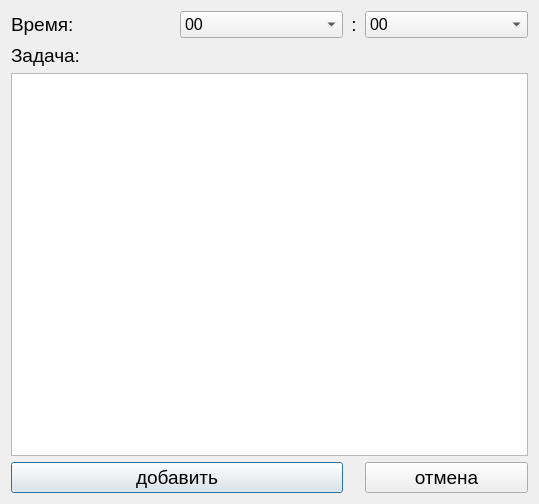
<?xml version="1.0" encoding="UTF-8"?>
<ui version="4.0">
 <class>zametkatime</class>
 <widget class="QDialog" name="zametkatime">
  <property name="geometry">
   <rect>
    <x>0</x>
    <y>0</y>
    <width>539</width>
    <height>504</height>
   </rect>
  </property>
  <property name="windowTitle">
   <string>Dialog</string>
  </property>
  <layout class="QGridLayout" name="gridLayout">
   <item row="0" column="0">
    <widget class="QLabel" name="label">
     <property name="maximumSize">
      <size>
       <width>16777215</width>
       <height>16777215</height>
      </size>
     </property>
     <property name="font">
      <font>
       <pointsize>14</pointsize>
      </font>
     </property>
     <property name="text">
      <string>Время:</string>
     </property>
    </widget>
   </item>
   <item row="0" column="1">
    <widget class="QComboBox" name="comboBox_2">
     <property name="font">
      <font>
       <pointsize>12</pointsize>
      </font>
     </property>
     <property name="currentText">
      <string>08</string>
     </property>
     <item>
      <property name="text">
       <string>00</string>
      </property>
     </item>
     <item>
      <property name="text">
       <string>01</string>
      </property>
     </item>
     <item>
      <property name="text">
       <string>02</string>
      </property>
     </item>
     <item>
      <property name="text">
       <string>03</string>
      </property>
     </item>
     <item>
      <property name="text">
       <string>04</string>
      </property>
     </item>
     <item>
      <property name="text">
       <string>05</string>
      </property>
     </item>
     <item>
      <property name="text">
       <string>06</string>
      </property>
     </item>
     <item>
      <property name="text">
       <string>07</string>
      </property>
     </item>
     <item>
      <property name="text">
       <string>08</string>
      </property>
     </item>
     <item>
      <property name="text">
       <string>09</string>
      </property>
     </item>
     <item>
      <property name="text">
       <string>10</string>
      </property>
     </item>
     <item>
      <property name="text">
       <string>11</string>
      </property>
     </item>
     <item>
      <property name="text">
       <string>12</string>
      </property>
     </item>
     <item>
      <property name="text">
       <string>13</string>
      </property>
     </item>
     <item>
      <property name="text">
       <string>14</string>
      </property>
     </item>
     <item>
      <property name="text">
       <string>15</string>
      </property>
     </item>
     <item>
      <property name="text">
       <string>16</string>
      </property>
     </item>
     <item>
      <property name="text">
       <string>17</string>
      </property>
     </item>
     <item>
      <property name="text">
       <string>18</string>
      </property>
     </item>
     <item>
      <property name="text">
       <string>19</string>
      </property>
     </item>
     <item>
      <property name="text">
       <string>20</string>
      </property>
     </item>
     <item>
      <property name="text">
       <string>21</string>
      </property>
     </item>
     <item>
      <property name="text">
       <string>22</string>
      </property>
     </item>
     <item>
      <property name="text">
       <string>23</string>
      </property>
     </item>
    </widget>
   </item>
   <item row="0" column="2">
    <widget class="QLabel" name="label_2">
     <property name="maximumSize">
      <size>
       <width>10</width>
       <height>16777215</height>
      </size>
     </property>
     <property name="font">
      <font>
       <pointsize>14</pointsize>
      </font>
     </property>
     <property name="text">
      <string>:</string>
     </property>
     <property name="alignment">
      <set>Qt::AlignCenter</set>
     </property>
    </widget>
   </item>
   <item row="0" column="3">
    <widget class="QComboBox" name="comboBox">
     <property name="font">
      <font>
       <pointsize>12</pointsize>
      </font>
     </property>
     <property name="currentText">
      <string>00</string>
     </property>
     <property name="minimumContentsLength">
      <number>0</number>
     </property>
     <item>
      <property name="text">
       <string>00</string>
      </property>
     </item>
     <item>
      <property name="text">
       <string>01</string>
      </property>
     </item>
     <item>
      <property name="text">
       <string>02</string>
      </property>
     </item>
     <item>
      <property name="text">
       <string>03</string>
      </property>
     </item>
     <item>
      <property name="text">
       <string>04</string>
      </property>
     </item>
     <item>
      <property name="text">
       <string>05</string>
      </property>
     </item>
     <item>
      <property name="text">
       <string>06</string>
      </property>
     </item>
     <item>
      <property name="text">
       <string>07</string>
      </property>
     </item>
     <item>
      <property name="text">
       <string>08</string>
      </property>
     </item>
     <item>
      <property name="text">
       <string>08</string>
      </property>
     </item>
     <item>
      <property name="text">
       <string>10</string>
      </property>
     </item>
     <item>
      <property name="text">
       <string>11</string>
      </property>
     </item>
     <item>
      <property name="text">
       <string>12</string>
      </property>
     </item>
     <item>
      <property name="text">
       <string>13</string>
      </property>
     </item>
     <item>
      <property name="text">
       <string>14</string>
      </property>
     </item>
     <item>
      <property name="text">
       <string>15</string>
      </property>
     </item>
     <item>
      <property name="text">
       <string>16</string>
      </property>
     </item>
     <item>
      <property name="text">
       <string>17</string>
      </property>
     </item>
     <item>
      <property name="text">
       <string>18</string>
      </property>
     </item>
     <item>
      <property name="text">
       <string>19</string>
      </property>
     </item>
     <item>
      <property name="text">
       <string>20</string>
      </property>
     </item>
     <item>
      <property name="text">
       <string>21</string>
      </property>
     </item>
     <item>
      <property name="text">
       <string>22</string>
      </property>
     </item>
     <item>
      <property name="text">
       <string>23</string>
      </property>
     </item>
     <item>
      <property name="text">
       <string>24</string>
      </property>
     </item>
     <item>
      <property name="text">
       <string>25</string>
      </property>
     </item>
     <item>
      <property name="text">
       <string>26</string>
      </property>
     </item>
     <item>
      <property name="text">
       <string>27</string>
      </property>
     </item>
     <item>
      <property name="text">
       <string>28</string>
      </property>
     </item>
     <item>
      <property name="text">
       <string>29</string>
      </property>
     </item>
     <item>
      <property name="text">
       <string>30</string>
      </property>
     </item>
     <item>
      <property name="text">
       <string>31</string>
      </property>
     </item>
     <item>
      <property name="text">
       <string>32</string>
      </property>
     </item>
     <item>
      <property name="text">
       <string>33</string>
      </property>
     </item>
     <item>
      <property name="text">
       <string>34</string>
      </property>
     </item>
     <item>
      <property name="text">
       <string>35</string>
      </property>
     </item>
     <item>
      <property name="text">
       <string>36</string>
      </property>
     </item>
     <item>
      <property name="text">
       <string>37</string>
      </property>
     </item>
     <item>
      <property name="text">
       <string>38</string>
      </property>
     </item>
     <item>
      <property name="text">
       <string>39</string>
      </property>
     </item>
     <item>
      <property name="text">
       <string>40</string>
      </property>
     </item>
     <item>
      <property name="text">
       <string>41</string>
      </property>
     </item>
     <item>
      <property name="text">
       <string>42</string>
      </property>
     </item>
     <item>
      <property name="text">
       <string>43</string>
      </property>
     </item>
     <item>
      <property name="text">
       <string>44</string>
      </property>
     </item>
     <item>
      <property name="text">
       <string>45</string>
      </property>
     </item>
     <item>
      <property name="text">
       <string>46</string>
      </property>
     </item>
     <item>
      <property name="text">
       <string>47</string>
      </property>
     </item>
     <item>
      <property name="text">
       <string>48</string>
      </property>
     </item>
     <item>
      <property name="text">
       <string>49</string>
      </property>
     </item>
     <item>
      <property name="text">
       <string>50</string>
      </property>
     </item>
     <item>
      <property name="text">
       <string>51</string>
      </property>
     </item>
     <item>
      <property name="text">
       <string>52</string>
      </property>
     </item>
     <item>
      <property name="text">
       <string>53</string>
      </property>
     </item>
     <item>
      <property name="text">
       <string>54</string>
      </property>
     </item>
     <item>
      <property name="text">
       <string>55</string>
      </property>
     </item>
     <item>
      <property name="text">
       <string>56</string>
      </property>
     </item>
     <item>
      <property name="text">
       <string>57</string>
      </property>
     </item>
     <item>
      <property name="text">
       <string>58</string>
      </property>
     </item>
     <item>
      <property name="text">
       <string>59</string>
      </property>
     </item>
    </widget>
   </item>
   <item row="1" column="0" colspan="2">
    <widget class="QLabel" name="label_3">
     <property name="font">
      <font>
       <pointsize>14</pointsize>
      </font>
     </property>
     <property name="text">
      <string>Задача:</string>
     </property>
    </widget>
   </item>
   <item row="2" column="0" colspan="4">
    <widget class="QTextEdit" name="textEdit">
     <property name="font">
      <font>
       <pointsize>14</pointsize>
      </font>
     </property>
     <property name="inputMethodHints">
      <set>Qt::ImhMultiLine</set>
     </property>
    </widget>
   </item>
   <item row="3" column="0" colspan="2">
    <widget class="QPushButton" name="pushButton">
     <property name="font">
      <font>
       <pointsize>14</pointsize>
      </font>
     </property>
     <property name="text">
      <string>добавить</string>
     </property>
     <property name="autoDefault">
      <bool>true</bool>
     </property>
    </widget>
   </item>
   <item row="3" column="3">
    <widget class="QPushButton" name="pushButton_2">
     <property name="font">
      <font>
       <pointsize>14</pointsize>
      </font>
     </property>
     <property name="text">
      <string>отмена</string>
     </property>
     <property name="autoDefault">
      <bool>false</bool>
     </property>
    </widget>
   </item>
  </layout>
 </widget>
 <resources/>
 <connections>
  <connection>
   <sender>pushButton_2</sender>
   <signal>clicked()</signal>
   <receiver>zametkatime</receiver>
   <slot>close()</slot>
   <hints>
    <hint type="sourcelabel">
     <x>238</x>
     <y>284</y>
    </hint>
    <hint type="destinationlabel">
     <x>227</x>
     <y>297</y>
    </hint>
   </hints>
  </connection>
 </connections>
</ui>
